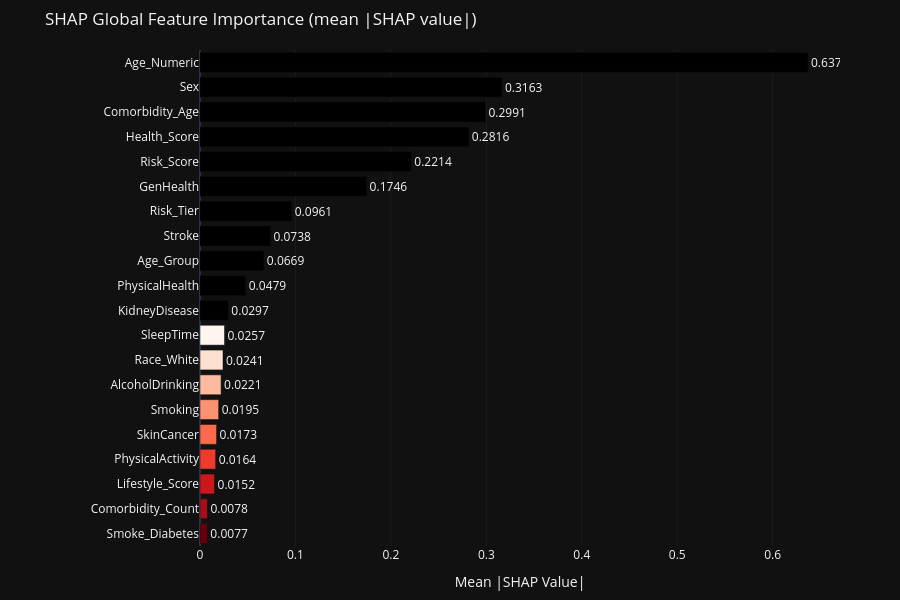
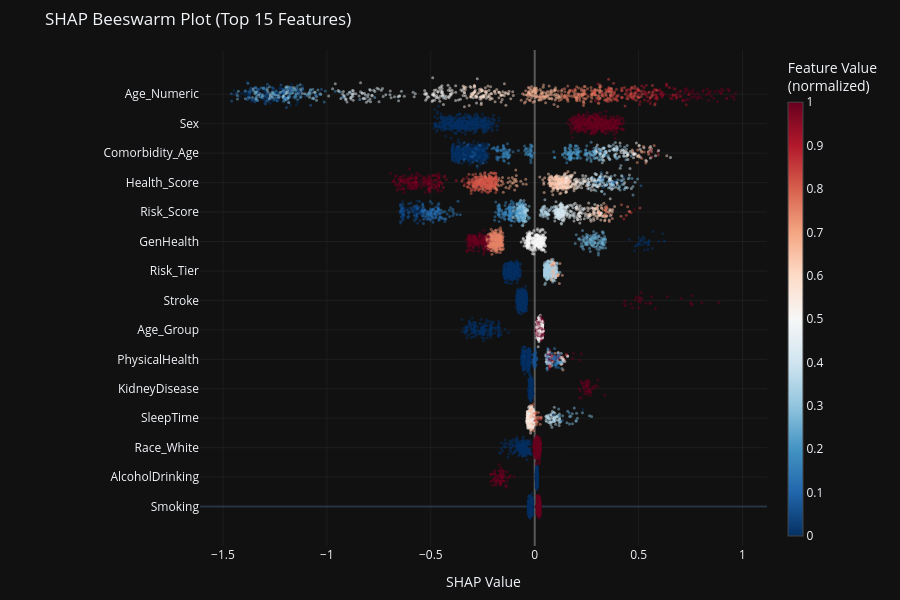

Write notebook code for charts like these, in order.
### Markdown cell above
## 15. Explainable AI (SHAP)
Using SHAP values on the XGBoost V2 model to interpret global and local feature contributions.

### Code cell
# SHAP Explanations on Tuned XGBoost V2
explainer = shap.TreeExplainer(xgb_v2)

# Sample 1000 rows for faster SHAP calculation
X_sample = X_test.sample(1000, random_state=42)
shap_values = explainer.shap_values(X_sample)

# 1. SHAP Global Importance (Bar) — Plotly
mean_abs_shap = np.abs(shap_values).mean(axis=0)
shap_imp_df = pd.DataFrame({
    'feature': X_test.columns,
    'importance': mean_abs_shap
}).sort_values('importance', ascending=True).tail(20)

fig1 = go.Figure(go.Bar(
    x=shap_imp_df['importance'],
    y=shap_imp_df['feature'],
    orientation='h',
    marker_color=px.colors.sequential.Reds_r[:len(shap_imp_df)],
    text=[f"{v:.4f}" for v in shap_imp_df['importance']],
    textposition='outside',
))
fig1.update_layout(
    title='SHAP Global Feature Importance (mean |SHAP value|)',
    xaxis=dict(title='Mean |SHAP Value|', gridcolor='rgba(255,255,255,0.05)'),
    yaxis=dict(title=''),
    template='plotly_dark',
    height=600,
    margin=dict(l=200, r=60, t=50, b=40),
)
fig1.show()

# 2. SHAP Beeswarm Plot — Plotly Scatter
# For each feature, plot SHAP value vs jittered y position, colored by feature value
top_features = shap_imp_df['feature'].tolist()[-15:]  # Top 15
bee_data = []
for i, feat in enumerate(top_features):
    col_idx = list(X_test.columns).index(feat)
    sv = shap_values[:, col_idx]
    fv = X_sample[feat].values.astype(float)
    # Normalize feature values for color
    fv_min, fv_max = fv.min(), fv.max()
    fv_norm = (fv - fv_min) / (fv_max - fv_min + 1e-10)
    jitter = np.random.normal(0, 0.15, len(sv))
    for s, f_n, j in zip(sv, fv_norm, jitter):
        bee_data.append({'feature': feat, 'shap_value': s, 'feature_value_norm': f_n, 'y_jitter': i + j})

bee_df = pd.DataFrame(bee_data)

fig2 = go.Figure(go.Scatter(
    x=bee_df['shap_value'],
    y=bee_df['y_jitter'],
    mode='markers',
    marker=dict(
        color=bee_df['feature_value_norm'],
        colorscale='RdBu_r',
        size=3,
        opacity=0.5,
        colorbar=dict(title='Feature Value<br>(normalized)', thickness=15),
    ),
    text=bee_df['feature'],
    hovertemplate='<b>%{text}</b><br>SHAP: %{x:.4f}<extra></extra>',
))
fig2.update_layout(
    title='SHAP Beeswarm Plot (Top 15 Features)',
    xaxis=dict(title='SHAP Value', zeroline=True, zerolinecolor='rgba(255,255,255,0.3)', gridcolor='rgba(255,255,255,0.05)'),
    yaxis=dict(
        tickmode='array',
        tickvals=list(range(len(top_features))),
        ticktext=top_features,
        gridcolor='rgba(255,255,255,0.05)',
    ),
    template='plotly_dark',
    height=600,
    margin=dict(l=200, r=60, t=50, b=40),
)
fig2.show()

### Figure 1 — Plotly figure (JSON) as saved in the notebook; plotly's stock layout.template omitted (floating-point values rounded to 4 significant figures)
{"data": [{"marker": {"color": ["rgb(103,0,13)", "rgb(165,15,21)", "rgb(203,24,29)", "rgb(239,59,44)", "rgb(251,106,74)", "rgb(252,146,114)", "rgb(252,187,161)", "rgb(254,224,210)", "rgb(255,245,240)"]}, "orientation": "h", "text": ["0.0077", "0.0078", "0.0152", "0.0164", "0.0173", "0.0195", "0.0221", "0.0241", "0.0257", "0.0297", "0.0479", "0.0669", "0.0738", "0.0961", "0.1746", "0.2214", "0.2816", "0.2991", "0.3163", "0.6370"], "textposition": "outside", "type": "bar", "x": [0.007724, 0.0078, 0.01523, 0.01641, 0.01735, 0.01953, 0.02209, 0.02409, 0.02567, 0.02969, 0.0479, 0.06688, 0.0738, 0.09611, 0.1746, 0.2214, 0.2816, 0.2991, 0.3163, 0.637], "y": ["Smoke_Diabetes", "Comorbidity_Count", "Lifestyle_Score", "PhysicalActivity", "SkinCancer", "Smoking", "AlcoholDrinking", "Race_White", "SleepTime", "KidneyDisease", "PhysicalHealth", "Age_Group", "Stroke", "Risk_Tier", "GenHealth", "Risk_Score", "Health_Score", "Comorbidity_Age", "Sex", "Age_Numeric"]}], "layout": {"height": 600, "margin": {"b": 40, "l": 200, "r": 60, "t": 50}, "title": {"text": "SHAP Global Feature Importance (mean |SHAP value|)"}, "xaxis": {"gridcolor": "rgba(255,255,255,0.05)", "title": {"text": "Mean |SHAP Value|"}}, "yaxis": {"title": {"text": ""}}}}

### Figure 2 — Plotly figure (JSON) as saved in the notebook; plotly's stock layout.template omitted (floating-point values rounded to 4 significant figures; data arrays with more than 128 entries replaced by an {"elided": "..."} marker saying what was removed)
{"data": [{"hovertemplate": "<b>%{text}</b><br>SHAP: %{x:.4f}<extra></extra>", "marker": {"color": {"elided": "15000 float values"}, "colorbar": {"thickness": 15, "title": {"text": "Feature Value<br>(normalized)"}}, "colorscale": [[0, "rgb(5,48,97)"], [0.1, "rgb(33,102,172)"], [0.2, "rgb(67,147,195)"], [0.3, "rgb(146,197,222)"], [0.4, "rgb(209,229,240)"], [0.5, "rgb(247,247,247)"], [0.6, "rgb(253,219,199)"], [0.7, "rgb(244,165,130)"], [0.8, "rgb(214,96,77)"], [0.9, "rgb(178,24,43)"], [1, "rgb(103,0,31)"]], "opacity": 0.5, "size": 3}, "mode": "markers", "text": {"elided": "15000 str values"}, "type": "scatter", "x": {"elided": "15000 float values"}, "y": {"elided": "15000 float values"}}], "layout": {"height": 600, "margin": {"b": 40, "l": 200, "r": 60, "t": 50}, "title": {"text": "SHAP Beeswarm Plot (Top 15 Features)"}, "xaxis": {"gridcolor": "rgba(255,255,255,0.05)", "title": {"text": "SHAP Value"}, "zeroline": true, "zerolinecolor": "rgba(255,255,255,0.3)"}, "yaxis": {"gridcolor": "rgba(255,255,255,0.05)", "tickmode": "array", "ticktext": ["Smoking", "AlcoholDrinking", "Race_White", "SleepTime", "KidneyDisease", "PhysicalHealth", "Age_Group", "Stroke", "Risk_Tier", "GenHealth", "Risk_Score", "Health_Score", "Comorbidity_Age", "Sex", "Age_Numeric"], "tickvals": [0, 1, 2, 3, 4, 5, 6, 7, 8, 9, 10, 11, 12, 13, 14]}}}
